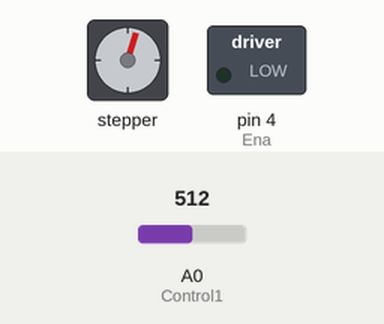
This sketch was run on a simulated Arduino Uno, built with avr-gcc and run on an emulated ATmega328P. On the bench: stepper motor, switched loads named in the sketch (green lamp = pin HIGH). The inputs (shaded band) are chosen by the test bench; at power-on: A0 (Control1) = 512. Stepper angles assume 200 steps per turn.

Above: at 0.1 s.
At 1.2 s:
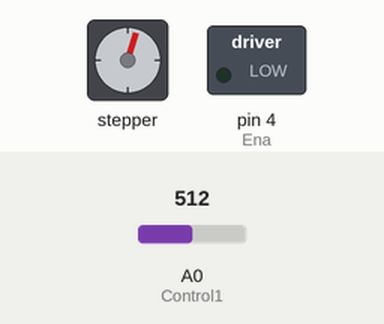
1.3 s: A0 (Control1) set to 40
At 1.9 s:
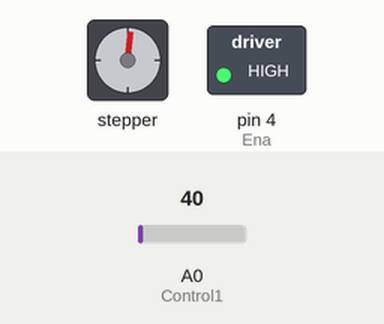
Timing chart, 0 to 4.3 s (numbered marks = the images above; inputs shaded):
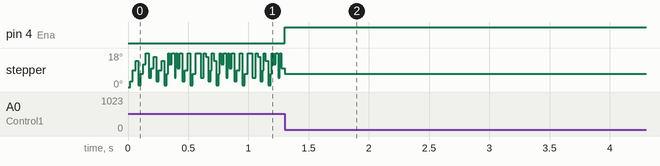

Measured:
- after the input at 1.3 s, pin 4 (Ena): LOW → HIGH at once

The sketch:

0914_long_test.ino
```cpp
/*
스텝모터 2개 압출기용 제어코드

속도단위 steps/seconds
Full Step (LLL): 1바퀴=200스텝
Half Step (HLL): 1바퀴=400스텝
Quarter step (LHL):1바퀴=800스텝
Eighth step (HHL):1바퀴 1600스텝
Sixteenth step (HHH): 1바퀴 3200스텝

*/

#include <AccelStepper.h>

#define dirPin1 2
#define stepPin1 3

AccelStepper stepper1(AccelStepper::DRIVER, stepPin1, dirPin1);

int Ena = 4;
int Control1 = A0;//가변저항 아날로그 핀설정

void setup() {
  pinMode(Ena,OUTPUT);
  pinMode(Control1,INPUT);
  stepper1.setMaxSpeed(1600);
  stepper1.stop();
  stepper1.disableOutputs();
}

void loop()
{
  Control1= analogRead(A0);
  if(Control1>50){
    digitalWrite(Ena,LOW);
    stepper1.setCurrentPosition(0);//위치 초기화
    while(stepper1.currentPosition()!=10){
      Control1= analogRead(A0);
      int motorSpeed1=map(Control1,0,1023,0,1600);
      stepper1.setSpeed(motorSpeed1);
      stepper1.run();
      if(analogRead(A0)<50){
        digitalWrite(Ena,LOW);
        return;
      }
    }

  }
  else{
    digitalWrite(Ena,HIGH);
    stepper1.stop();
    stepper1.disableOutputs();
  }
}
```
